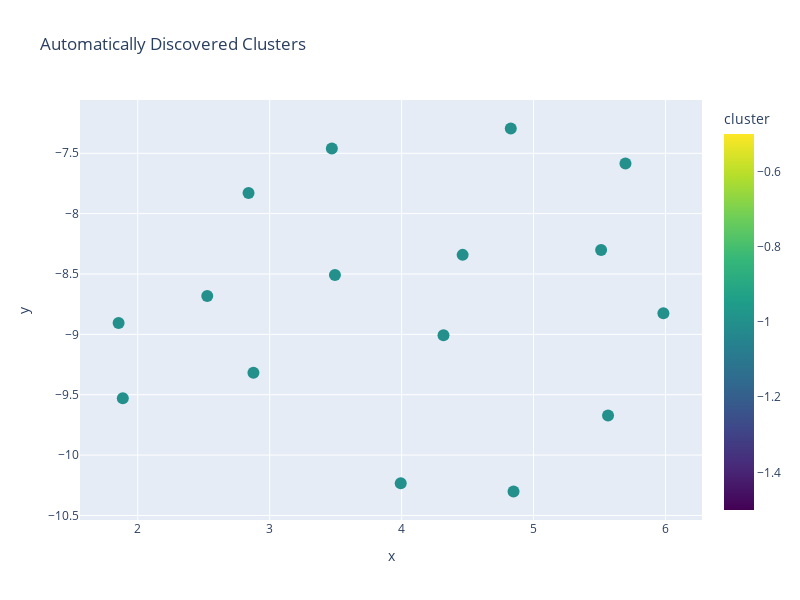

The code cell stored with this chart in its notebook:
### Code cell
# Visualize clusters
df['cluster'] = cluster_labels

fig = px.scatter(
    df, 
    x='x', 
    y='y',
    color='cluster',
    hover_data=['sentence', 'category'],
    title='Automatically Discovered Clusters',
    width=800,
    height=600,
    color_continuous_scale='viridis'
)

fig.update_traces(marker=dict(size=12))
fig.show()

### Figure 1 — Plotly figure (JSON) as saved in the notebook; plotly's stock layout.template omitted (floating-point values rounded to 4 significant figures)
{"data": [{"customdata": [["The cat sat on the mat.", "Animals"], ["Dogs are loyal companions.", "Animals"], ["My pet hamster runs on a wheel.", "Animals"], ["Birds fly south for the winter.", "Animals"], ["Python is a popular programming language.", "Technology"], ["Machine learning models need lots of data.", "Technology"], ["The server crashed unexpectedly last night.", "Technology"], ["Docker containers simplify deployment.", "Technology"], ["I love eating pizza on Fridays.", "Food"], ["Fresh vegetables are good for health.", "Food"], ["The chef prepared a delicious meal.", "Food"], ["Coffee keeps me awake in the morning.", "Food"], ["The basketball game was exciting.", "Sports"], ["Running a marathon requires training.", "Sports"], ["Swimming is great exercise.", "Sports"], ["The soccer team won the championship.", "Sports"]], "hovertemplate": "x=%{x}<br>y=%{y}<br>sentence=%{customdata[0]}<br>category=%{customdata[1]}<br>cluster=%{marker.color}<extra></extra>", "legendgroup": "", "marker": {"color": [-1, -1, -1, -1, -1, -1, -1, -1, -1, -1, -1, -1, -1, -1, -1, -1], "coloraxis": "coloraxis", "size": 12, "symbol": "circle"}, "mode": "markers", "name": "", "orientation": "v", "showlegend": false, "type": "scatter", "x": [5.984, 5.697, 5.512, 4.827, 3.495, 4.317, 5.565, 3.471, 2.527, 1.855, 1.887, 2.877, 3.993, 4.462, 2.84, 4.848], "xaxis": "x", "y": [-8.826, -7.585, -8.301, -7.295, -8.508, -9.008, -9.673, -7.46, -8.682, -8.907, -9.529, -9.318, -10.23, -8.341, -7.829, -10.3], "yaxis": "y"}], "layout": {"coloraxis": {"colorbar": {"title": {"text": "cluster"}}, "colorscale": [[0, "#440154"], [0.1111, "#482878"], [0.2222, "#3e4989"], [0.3333, "#31688e"], [0.4444, "#26828e"], [0.5556, "#1f9e89"], [0.6667, "#35b779"], [0.7778, "#6ece58"], [0.8889, "#b5de2b"], [1, "#fde725"]]}, "height": 600, "legend": {"tracegroupgap": 0}, "title": {"text": "Automatically Discovered Clusters"}, "width": 800, "xaxis": {"anchor": "y", "domain": [0, 1], "title": {"text": "x"}}, "yaxis": {"anchor": "x", "domain": [0, 1], "title": {"text": "y"}}}}
